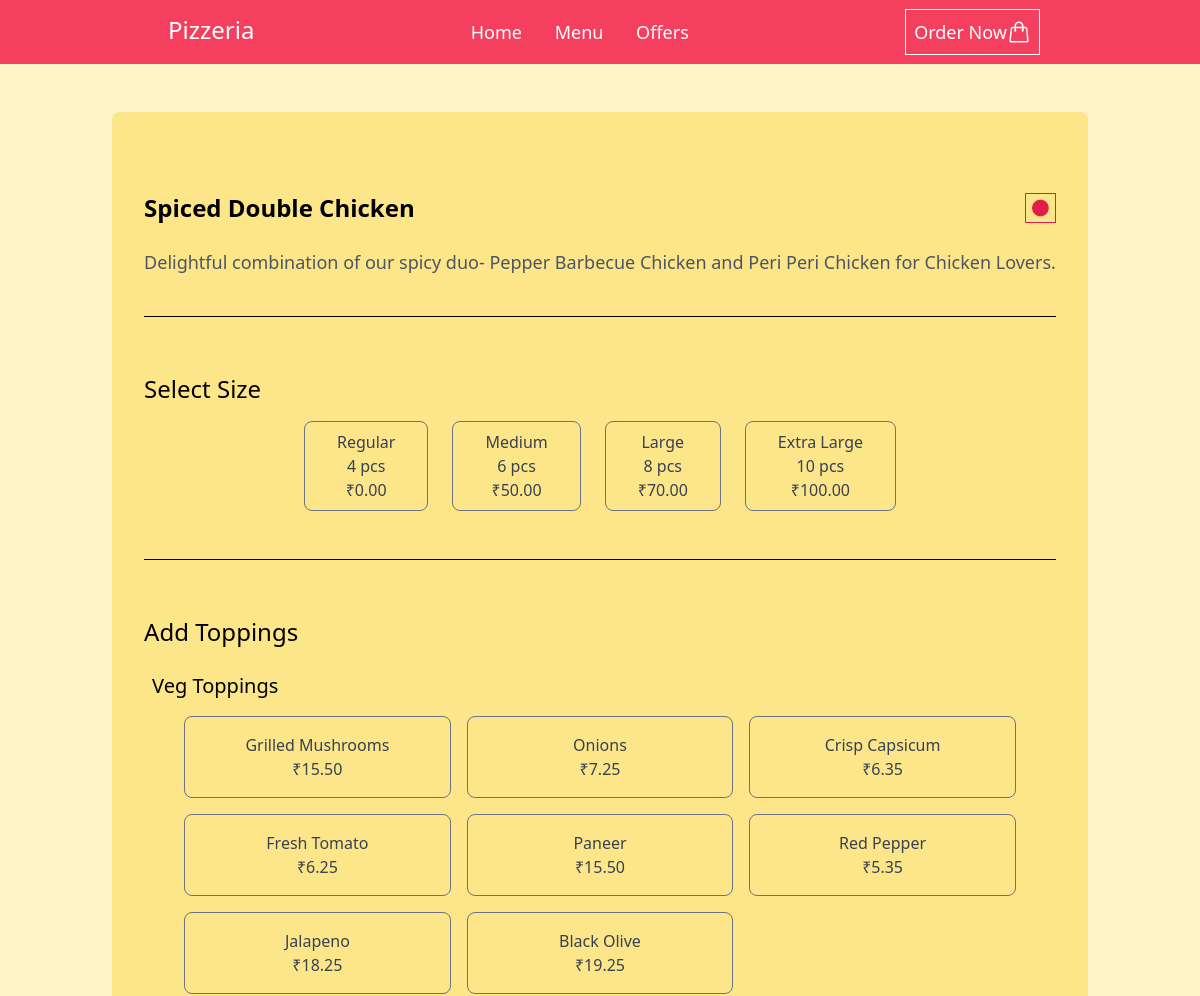
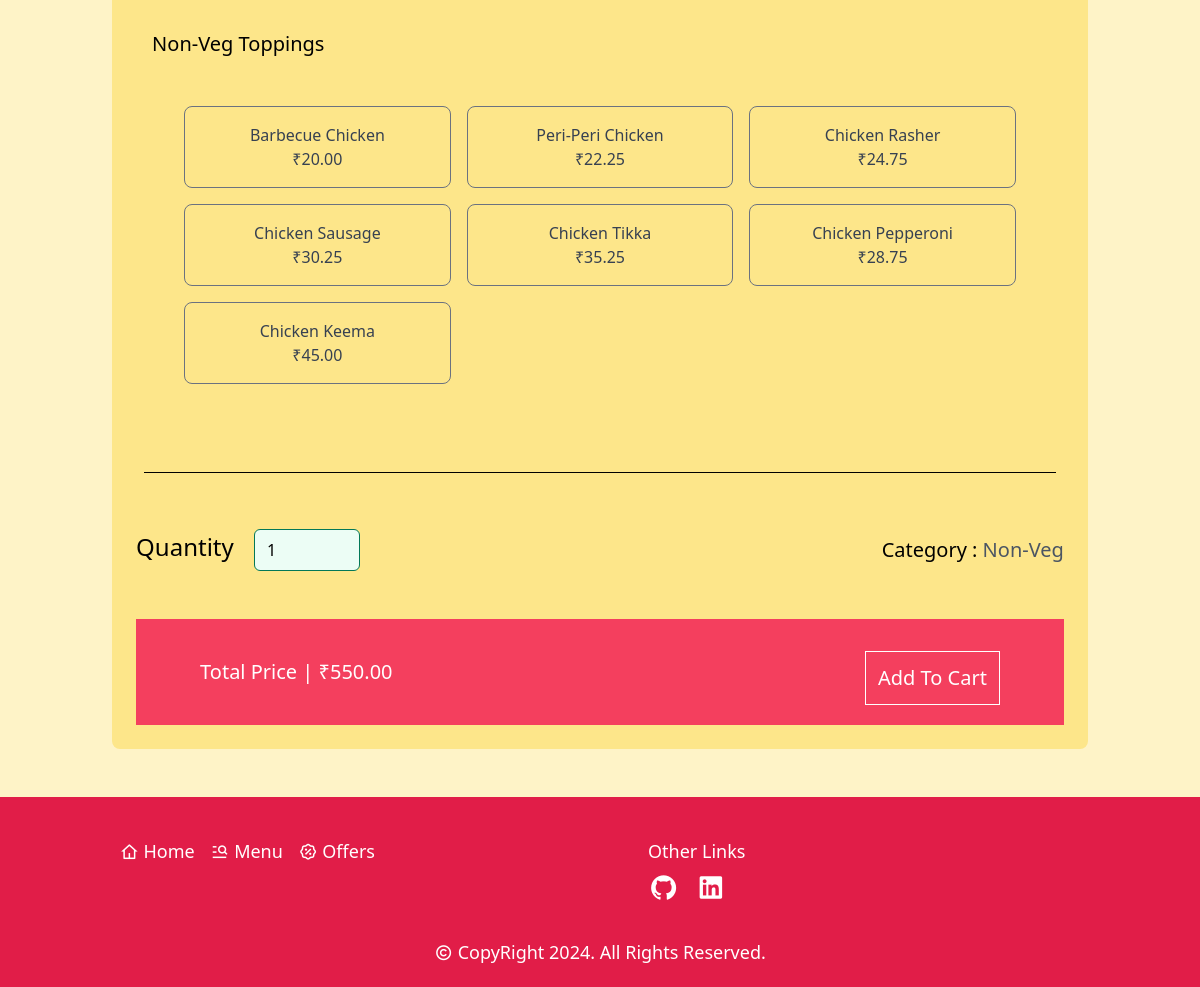
The app's page /pizza_detail/6bbd7420-9209-4daf-851c-87372822edfa/ with its own data (2 pictures, top to bottom).
### orders/models.py (models this page shows)
class BaseModel(models.Model):
    uid = models.UUIDField(default=uuid.uuid4, editable=False, primary_key=True)
    created_at = models.DateTimeField(default=timezone.now)
    updated_at = models.DateTimeField(default=timezone.now)
    class Meta:
        abstract = True

class Pizza(BaseModel):
    CATEGORY_CHOICE = [
        ('Veg', 'Veg'), ('Non-Veg', 'Non-Veg')
    ]
    name = models.CharField(max_length=100)
    description = models.TextField()
    pizza_image = models.ImageField(upload_to="pizza_image/", null=True)
    category = models.CharField(max_length=20, choices=CATEGORY_CHOICE)
    price = models.DecimalField(max_digits=6, decimal_places=2)
    available = models.BooleanField(default=True)

class Size(BaseModel):
    size = models.CharField(max_length=20)
    slices = models.PositiveIntegerField(null=True)
    price = models.DecimalField(max_digits=5, decimal_places=2)

class Topping(models.Model):
    CATEGORY_CHOICE = [
        ('Veg', 'Veg'), ('Non-Veg', 'Non-Veg')
    ]
    topping_name = models.CharField(max_length=100)
    price = models.DecimalField(max_digits=5, decimal_places=2)
    category = models.CharField(max_length=20, choices=CATEGORY_CHOICE, null=True)

### orders/views.py (the view)
# urls.py: path('pizza_detail/<uuid:pz_id>/', pizza_detail, name='pizza_detail'),
def pizza_detail(request, pz_id, item_id=None):
    pizza = Pizza.objects.get(uid = pz_id)
    size = Size.objects.all()
    veg_topping = Topping.objects.filter(category='Veg')
    non_veg_topping = Topping.objects.filter(category='Non-Veg')
    return render(request, 'pizza_detail.html', {'pizza':pizza, 'veg_topping':veg_topping, 'non_veg_topping':non_veg_topping, 'size':size})

### templates/pizza_detail.html (shortened to what this page needs)
{% extends 'base.html' %}
{% block main %}
<div class="lg:flex lg:items-center lg:justify-center">
<div class="bg-amber-200 p-3 md:p-6 rounded-lg">
    <div class="my-6 p-2 lg:mt-12">
        <div class="flex items-center justify-between">
            <h2 class="text-xl lg:text-2xl font-semibold">{{ pizza.name }}</h2>
            <button class="cursor-text lg:text-xl border px-1 {% if pizza.category == 'Veg' %}border-emerald-700{% else %}border-rose-600{% endif %}"><i class="ri-circle-fill {% if pizza.category == 'Veg' %}text-emerald-700{% else %}text-rose-600{% endif %} "></i></button>
        </div>
        <p class="mt-2 lg:mt-6 lg:text-lg text-gray-600">{{ pizza.description }}</p>
        <div class="h-[1px] bg-black mt-10"></div>
    </div>
    <form method="post" action="{% url 'add_item_cart' pizza.uid %}">
        <div class="mt-6 md:mt-10 p-2">
            <h2 class="text-xl lg:text-2xl font-medium">Select Size</h2>
            <div class="mt-4 px-6 grid grid-cols-2 gap-3 md:gap-0 md:flex items-center justify-evenly lg:justify-center lg:gap-6">
                {% for sz in size %}
                    <div>
                        <label class="relative cursor-pointer">
                            <div class="border flex flex-col items-center justify-center border-gray-500 text-gray-700 rounded-lg py-2 px-8 text-center peer-checked:border-emerald-700 peer-checked:bg-emerald-50">
                                <h3 class="font-medium">{{ sz.size }}</h3>
                                <p class="">{{ sz.slices }} pcs</p>
                                <p>₹{{ sz.price }}</p>
                            </div>
                        </label>
                    </div>
                {% endfor %}
            </div>
            <div class="h-[1px] bg-black mt-12"></div>
        </div>
        <div class="mt-10 p-2">
            <h2 class="text-xl lg:text-2xl font-medium">Add Toppings</h2>
            <div class="my-4 p-2">
                <h2 class="font-medium text-lg lg:text-xl">Veg Toppings</h2>
                <div class="mt-4 grid grid-cols-2 md:grid-cols-3 gap-4 lg:px-8">
                    {% for top in veg_topping %}
                        <label class="relative cursor-pointer">
                            <div class="border border-gray-500 rounded-lg p-4 text-center peer-checked:border-emerald-700 peer-checked:bg-emerald-50">
                                <span class="block peer-checked:text-emerald-700 font-medium text-gray-700">{{ top.topping_name }}</span>
                                <span class="block peer-checked:text-emerald-700 text-gray-700">₹{{ top.price }}</span>
                            </div>
                        </label>
                    {% endfor %}
                </div>
            </div>
            <div class="my-4 p-2">
                <h2 class="font-medium text-lg lg:text-xl">Non-Veg Toppings</h2>
                <div class="mt-4 grid grid-cols-2 md:grid-cols-3 gap-4 lg:p-8">
                    {% for top in non_veg_topping %}
                        <label class="relative cursor-pointer">
                            <div class="border border-gray-500 rounded-lg p-4 text-center peer-checked:border-emerald-700 peer-checked:bg-emerald-50">
                                <span class="block peer-checked:text-emerald-700 font-medium text-gray-700">{{ top.topping_name }}</span>
                                <span class="block peer-checked:text-emerald-700 text-gray-700">₹{{ top.price }}</span>
                            </div>
                        </label>
                    {% endfor %}
                </div>
            </div>
            <div class="h-[1px] bg-black mt-12"></div>
        </div>
        <div class="my-10 lg:my-12 flex items-center justify-between">
            <div>
                <label for="quantity" class="text-xl lg:text-2xl font-medium">Quantity</label>
                <input type="number" name="quantity" min="1" max="10" value="1" class="lg:ms-4 rounded-md border-emerald-700 bg-emerald-50 focus:border-emerald-700 focus:ring-emerald-700">
            </div>
            <div class="text-lg lg:text-xl">
                <span class="font-medium">Category : </span>
                <span class="text-gray-600 font-medium">{{ pizza.category }}</span>
            </div>
        </div>
        <div class="bg-rose-500 p-4 md:py-5 md:px-12 lg:px-16">
            <div class="flex flex-col items-end md:flex-row md:justify-between md:items-center">
                <p class="font-medium text-white text-lg lg:text-xl">Total Price | ₹{{ pizza.price }}</p>
                <a href="{% url 'add_item_cart' pizza.uid %}"><button class="mt-3 border p-3 lg:text-xl font-medium text-white border-white hover:bg-emerald-600 hover:text-white">Add To Cart</button></a>
            </div>
        </div>
    </form>
</div>
</div>
{% endblock %}

### records on screen
Pizza: name "Spiced Double Chicken", description "Delightful combination of our spicy duo- Pepper Barbecue Chicken and Peri Peri Chicken for Chicken Lovers.", category "Non-Veg", price "550.00"
Size: size "Regular", slices "4", price "0.00"
Size: size "Medium", slices "6", price "50.00"
Size: size "Large", slices "8", price "70.00"
Size: size "Extra Large", slices "10", price "100.00"
Topping: topping_name "Grilled Mushrooms", price "15.50"
Topping: topping_name "Onions", price "7.25"
Topping: topping_name "Crisp Capsicum", price "6.35"
Topping: topping_name "Fresh Tomato", price "6.25"
Topping: topping_name "Paneer", price "15.50"
Topping: topping_name "Red Pepper", price "5.35"
Topping: topping_name "Jalapeno", price "18.25"
Topping: topping_name "Black Olive", price "19.25"
Topping: topping_name "Barbecue Chicken", price "20.00"
Topping: topping_name "Peri-Peri Chicken", price "22.25"
Topping: topping_name "Chicken Rasher", price "24.75"
Topping: topping_name "Chicken Sausage", price "30.25"
Topping: topping_name "Chicken Tikka", price "35.25"
Topping: topping_name "Chicken Pepperoni", price "28.75"
Topping: topping_name "Chicken Keema", price "45.00"
